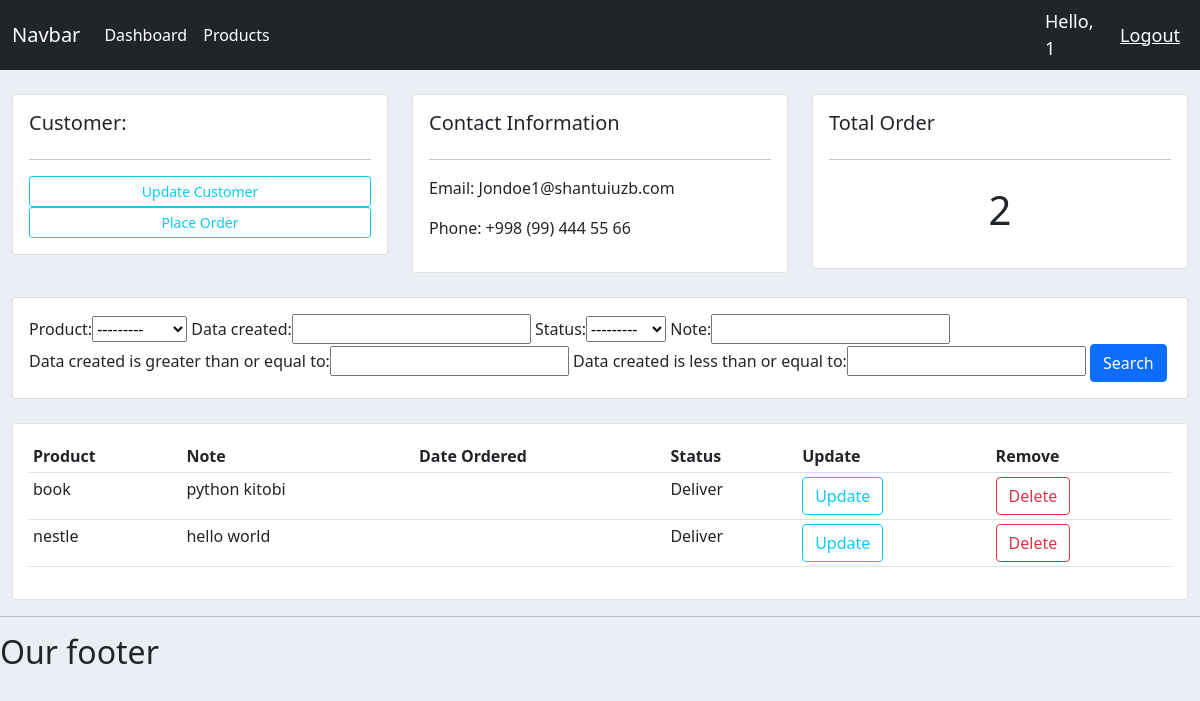
The app's page /customer/3/ (signed in), older data.
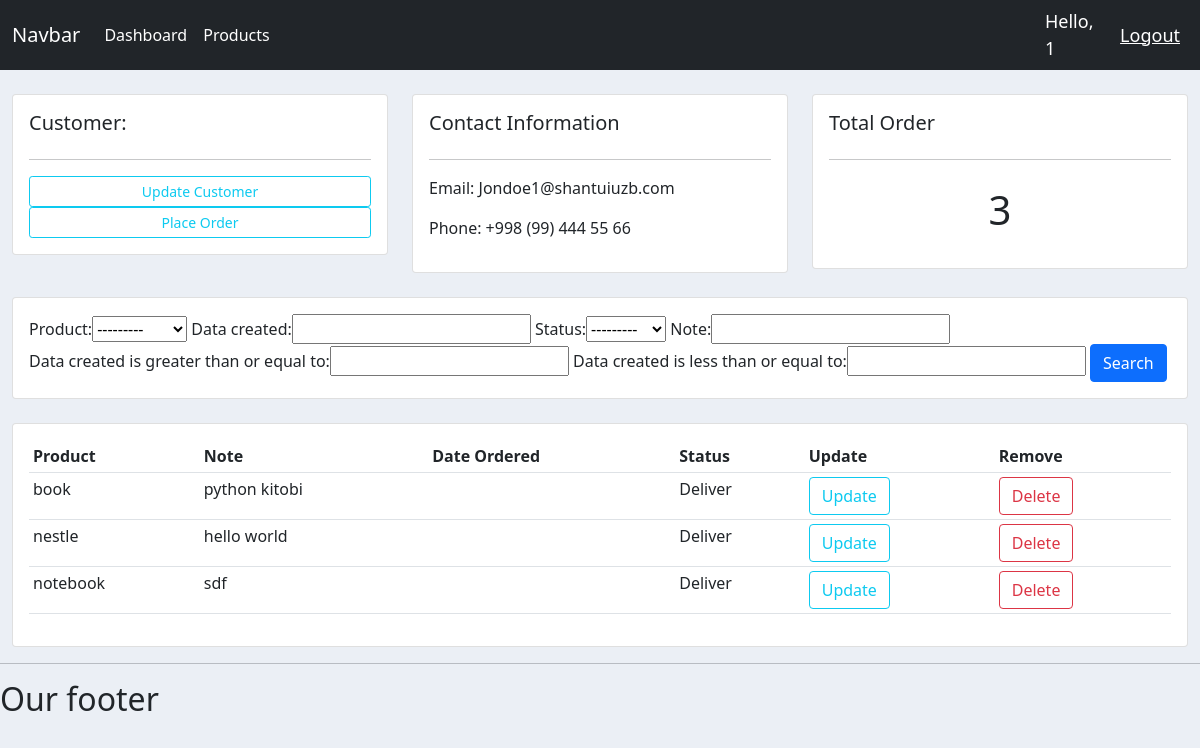
The same page, newer data.
### main/models.py (models this page shows, shortened)
class Order(models.Model):
    STATUS = (
        ('Waiting', 'Waiting'),
        ('Deliver', 'Deliver'),
    )
    customer = models.ForeignKey(Customer, null=True, on_delete=models.SET_NULL)
    product = models.ForeignKey(Product, null=True, on_delete=models.SET_NULL)
    data_created = models.DateTimeField(auto_now_add=True, null=True)
    status = models.CharField(max_length=200, null=True, choices=STATUS)
    note = models.CharField(max_length=1000, null=True)

class Product(models.Model):
    CATEGORY = (
        ('Indoor', 'Indoor'),
        ('Out door', 'Out door'),
    )
    name = models.CharField(max_length=100, null=True)
    price = models.FloatField(null=True)
    category = models.CharField(max_length=200, null=True, choices=CATEGORY)
    description = models.CharField(max_length=100, null=True)
    date_create = models.DateTimeField(auto_now_add=True, null=True)
    def __str__(self):
        return self.name

### main/views.py (the view)
# urls.py: path('customer/<str:pk_test>/', views.customer, name="customer"),
@login_required(login_url='login')
def customer(request, pk_test):
    customer = Customer.objects.get(id=pk_test)
    orders = customer.order_set.all()
    order_count = orders.count()
    myFilter = OrderFilter(request.GET, queryset=orders)
    orders = myFilter.qs
    context = {'customer': customer, 'orders': orders,
               'order_count': order_count, 'myFilter': myFilter}
    return render(request, 'main/customer.html', context)

### main/templates/main/customer.html
{% extends 'base.html' %}
{% block content %}
<br>
<div class="row">
    <div class="col-md">
        <div class="card card-body">
            <h5>Customer:</h5>
            <hr>
            <a class="btn btn-outline-info btn-sm btn-block" href="">Update Customer</a>
            <a class="btn btn-outline-info  btn-sm btn-block" href="{% url 'create_order' customer.id %}">Place Order</a>
        </div>
    </div>
   <div class="col-md">
        <div class="card card-body">
            <h5>Contact Information</h5>
            <hr>
            <p>Email: {{customer.email}}</p>
            <p>Phone: {{customer.phone}}</p>
        </div>
    </div>
    <div class="col-md">
        <div class="card card-body">
            <h5>Total Order</h5>
            <hr>
            <h1 style="text-align: center;padding: 10px;">{{order_count}}</h1>
        </div>
    </div>
</div>
<br>
<div class="row">
    <div class="col">
        <div class="card card-body">
            <form method="get">
                {{myFilter.form}}
                <button class="btn btn-primary" type="submit">Search</button>
            </form>
        </div>
    </div>
</div>
<br>
<div class="row">
    <div class="col-md">
        <div class="card card-body">
            <table class="table table-sm">
                <tr>
                    <th>Product</th>
                    <th>Note</th>
                    <th>Date Ordered</th>
                    <th>Status</th>
                    <th>Update</th>
                    <th>Remove</th>
                </tr>
                {% for order in orders %}
                    <tr>
                        <td>{{order.product}}</td>
                        <td>{{order.note}}</td>
                        <td>{{order.date_created}}</td>
                        <td>{{order.status}}</td>
                        <td><a  class="btn btn-outline-info btn-md " href="{% url 'update_order' order.id %}">Update</a></td>
                        <td><a class="btn btn-outline-danger btn-md " href="{% url 'delete_order' order.id %}">Delete</a></td>
                    </tr>
                {% endfor %}
            </table>
        </div>
    </div>
</div>
{% endblock %}

Row changes from the older to the newer data that the page shows:
added Order: product "notebook", note "sdf", status "Deliver"
Text that changed along with them:
{{ order_count }}: "2" → "3"
